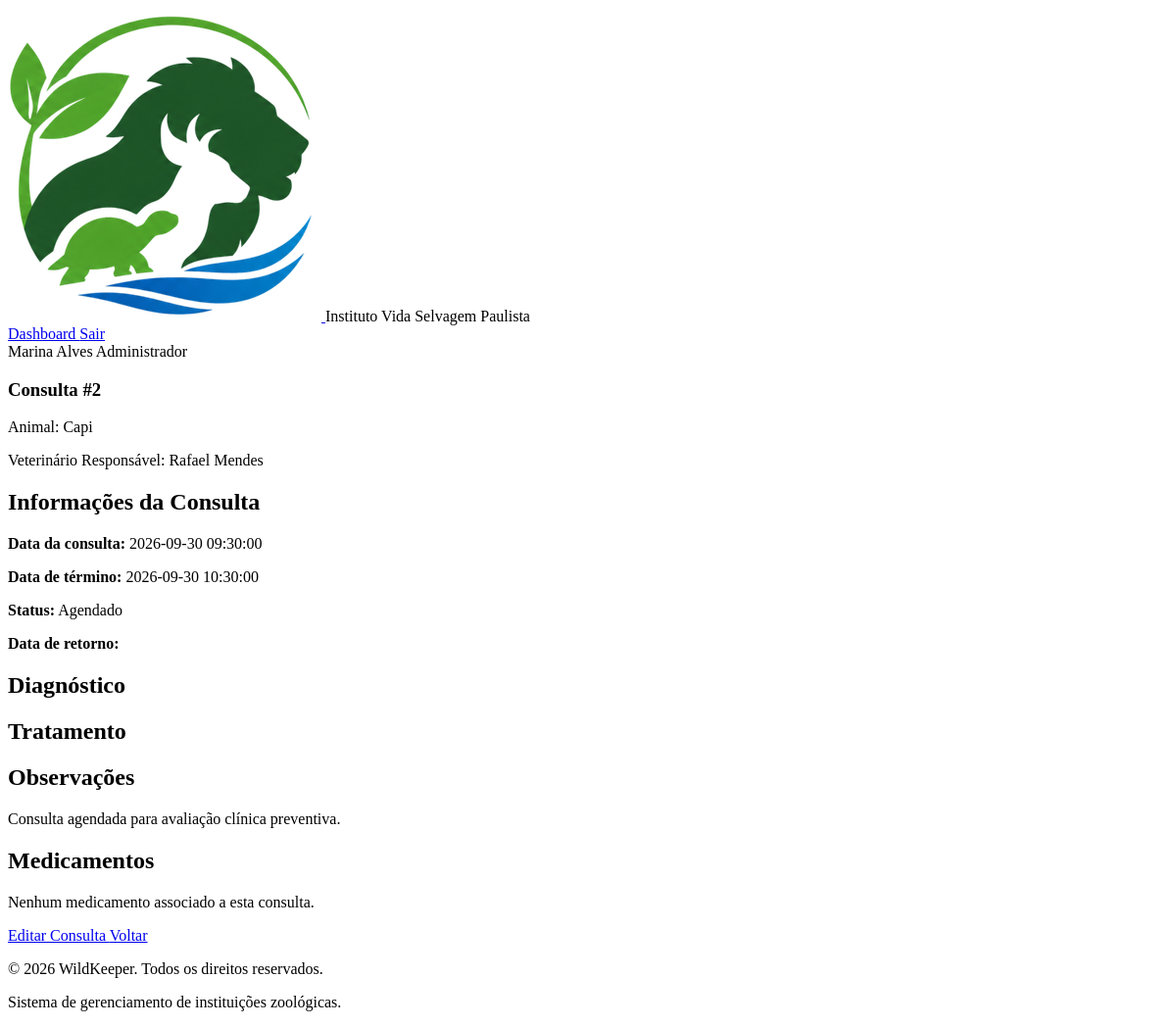
The page /src/consultas/mostrar_consulta.php?id=2 (signed in) on the database as committed earlier.
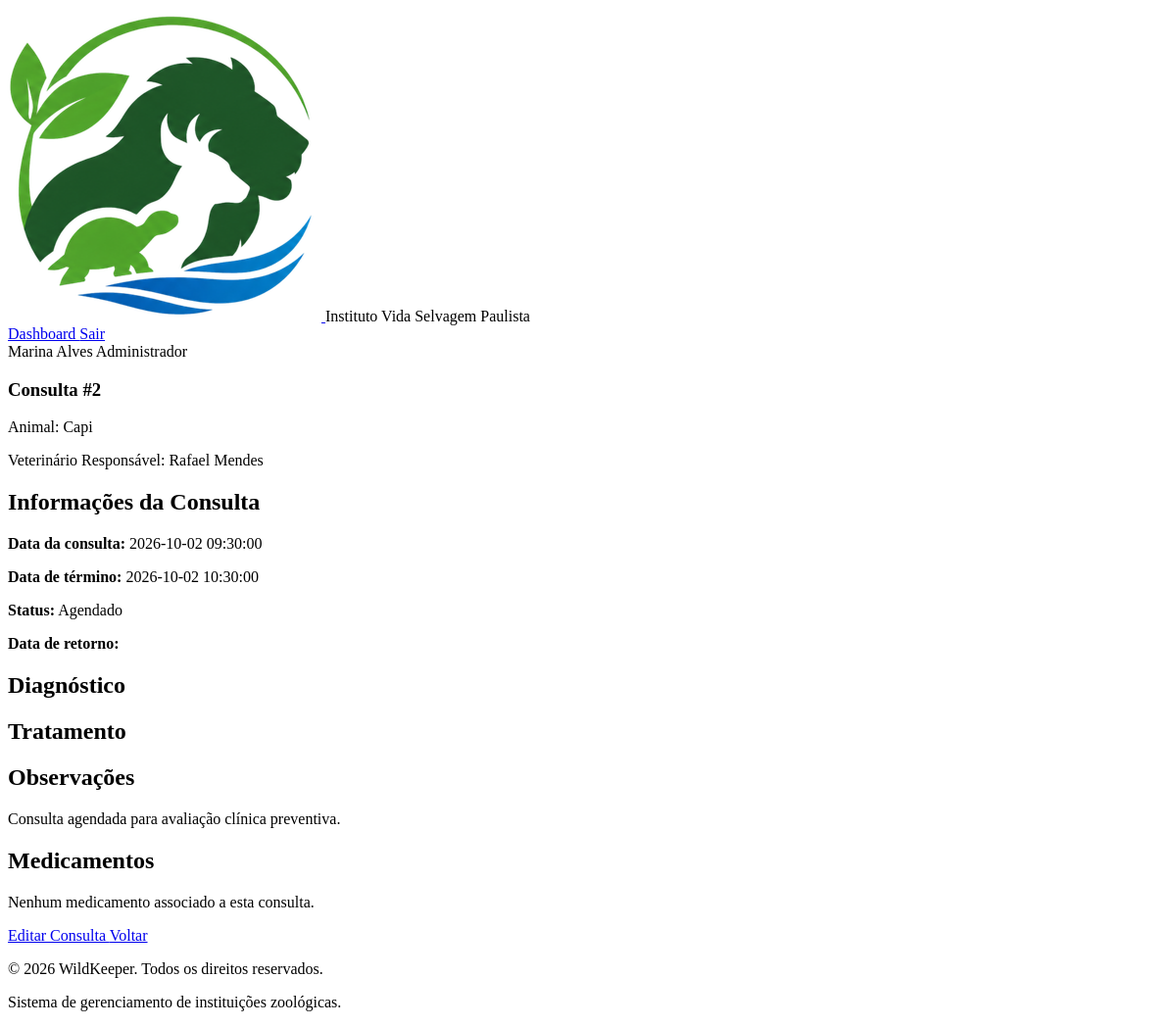
The same page on the database as committed later.
### tables this page shows
CREATE TABLE
    IF NOT EXISTS consultas (
        id INT PRIMARY KEY AUTO_INCREMENT,
        evento_id INT NOT NULL,
        diagnostico TEXT DEFAULT NULL,
        tratamento TEXT DEFAULT NULL,
        observacoes TEXT DEFAULT NULL,
        data_retorno DATE DEFAULT NULL,
        FOREIGN KEY (evento_id) REFERENCES eventos (id),
        created_at TIMESTAMP DEFAULT CURRENT_TIMESTAMP,
        updated_at TIMESTAMP DEFAULT CURRENT_TIMESTAMP ON UPDATE CURRENT_TIMESTAMP
    );

CREATE TABLE
    IF NOT EXISTS eventos (
        id INT PRIMARY KEY AUTO_INCREMENT,
        titulo VARCHAR(255) NOT NULL,
        descricao TEXT,
        tipo ENUM (
            'Consulta',
            'Vacinação',
            'Alimentação',
            'Manutenção',
            'Transferência',
            'Outro'
        ),
        data_inicio DATETIME NOT NULL,
        data_fim DATETIME NOT NULL,
        animal_id INT DEFAULT NULL,
        habitat_id INT DEFAULT NULL,
        funcionario_id INT NOT NULL,
        status ENUM (
            'Agendado',
            'Em andamento',
            'Concluído',
            'Cancelado'
        ) DEFAULT 'Agendado',
        instituicao_id INT NOT NULL,
        FOREIGN KEY (animal_id) REFERENCES animais (id),
        FOREIGN KEY (habitat_id) REFERENCES habitats (id),
        FOREIGN KEY (funcionario_id) REFERENCES users (id),
        FOREIGN KEY (instituicao_id) REFERENCES instituicoes (id),
        created_at TIMESTAMP DEFAULT CURRENT_TIMESTAMP,
        updated_at TIMESTAMP DEFAULT CURRENT_TIMESTAMP ON UPDATE CURRENT_TIMESTAMP
    );

CREATE TABLE
    IF NOT EXISTS animais (
        id INT PRIMARY KEY AUTO_INCREMENT,
        nome VARCHAR(100) NOT NULL,
        sexo ENUM ('Masculino', 'Feminino', 'Indeterminado'),
        data_nascimento DATE DEFAULT NULL,
        data_chegada DATE DEFAULT NULL,
        peso DECIMAL(10, 3) NOT NULL,  
        altura DECIMAL(10, 3) NOT NULL,  
        microchip VARCHAR(20) NOT NULL UNIQUE,
        observacoes TEXT,
        especie_id INT NOT NULL,
        habitat_id INT NOT NULL,
        status_id INT NOT NULL,
        saude_status_id INT NOT NULL,
        instituicao_id INT NOT NULL,
        FOREIGN KEY (especie_id) REFERENCES especies (id),
        FOREIGN KEY (habitat_id) REFERENCES habitats (id),
        FOREIGN KEY (status_id) REFERENCES status_animais (id),
        FOREIGN KEY (saude_status_id) REFERENCES saude_status (id),
        FOREIGN KEY (instituicao_id) REFERENCES instituicoes (id),
        created_at TIMESTAMP DEFAULT CURRENT_TIMESTAMP,
        updated_at TIMESTAMP DEFAULT CURRENT_TIMESTAMP ON UPDATE CURRENT_TIMESTAMP
    );

CREATE TABLE
    IF NOT EXISTS users (
        id INT PRIMARY KEY AUTO_INCREMENT,
        nome VARCHAR(100) NOT NULL,
        cpf VARCHAR(14) NOT NULL UNIQUE,
        data_nascimento DATE NOT NULL,
        genero ENUM (
            'Masculino',
            'Feminino',
            'Não-binário',
            'Outro',
            'Prefiro não informar'
        ) NOT NULL,
        telefone VARCHAR(20) NOT NULL UNIQUE,
        email VARCHAR(100) NOT NULL UNIQUE,
        senha_hash VARCHAR(255) NOT NULL,
        cargo_id INT NOT NULL,
        status ENUM ('Ativo', 'Férias', 'Afastado', 'Desligado') DEFAULT 'Ativo',
        instituicao_id INT NOT NULL,
        FOREIGN KEY (cargo_id) REFERENCES cargos (id),
        FOREIGN KEY (instituicao_id) REFERENCES instituicoes (id),
        created_at TIMESTAMP DEFAULT CURRENT_TIMESTAMP,
        updated_at TIMESTAMP DEFAULT CURRENT_TIMESTAMP ON UPDATE CURRENT_TIMESTAMP
    );

### src/consultas/mostrar_consulta.php (the view, shortened to what the changed rows need)
<?php
include "../includes/funcoes.php";
$consultaId = trim($_GET['id'] ?? '');
$sql = "SELECT
    consultas.id,
    consultas.evento_id,
    consultas.diagnostico,
    consultas.tratamento,
    consultas.observacoes,
    consultas.data_retorno,
    eventos.titulo,
    eventos.data_inicio,
    eventos.data_fim,
    eventos.status AS evento_status,
    animais.id AS animal_id,
    animais.nome AS animal_nome,
    users.id AS funcionario_id,
    users.nome AS funcionario_nome
FROM consultas
INNER JOIN eventos ON consultas.evento_id = eventos.id
INNER JOIN animais ON eventos.animal_id = animais.id
INNER JOIN users ON eventos.funcionario_id = users.id
WHERE consultas.id = ?
AND eventos.instituicao_id = ?
AND eventos.tipo = 'Consulta'";
$stmt = $conexao->prepare($sql);
$stmt->bind_param("ii", $consultaId, $_SESSION['instituicao_id']);
$stmt->execute();
$result = $stmt->get_result();
$consulta = $result->fetch_assoc();
?>
<!DOCTYPE html>
<html lang="pt-br">
<head>
</head>
<body>
    <main>
        <section>
            <article>
                <div>
                    <h1>Consulta #<?= htmlspecialchars($consulta['id']) ?></h1>
                    <p>
                        Animal:
                        <?= htmlspecialchars($consulta['animal_nome']) ?>
                    </p>
                    <p>
                        Veterinário Responsável:
                        <?= htmlspecialchars($consulta['funcionario_nome']) ?>
                    </p>
                </div>
            </article>
            <article>
                <h2>Informações da Consulta</h2>
                <p>
                    <strong>Data da consulta:</strong>
                    <?= htmlspecialchars($consulta['data_inicio']) ?>
                </p>
                <p>
                    <strong>Data de término:</strong>
                    <?= htmlspecialchars($consulta['data_fim'] ?? '') ?>
                </p>
                <p>
                    <strong>Status:</strong>
                    <?= htmlspecialchars($consulta['evento_status']) ?>
                </p>
                <p>
                    <strong>Data de retorno:</strong>
                </p>
            </article>
            <article>
                <h2>Diagnóstico</h2>
            </article>
            <article>
                <h2>Tratamento</h2>
            </article>
            <article>
                <h2>Observações</h2>
                <?php if (!empty($consulta['observacoes'])): ?>
                    <p>
                        <?= nl2br(htmlspecialchars($consulta['observacoes'])) ?>
                    </p>
                <?php else: ?>
                    <p>Nenhuma observação registrada.</p>
                <?php endif; ?>
            </article>
            <article>
                <h2>Medicamentos</h2>
            </article>
        </section>
    </main>
</body>
</html>

Rows that differ between the two databases and show on the page:
changed through a linked row, consultas "Consulta agendada para avaliação clínica preventiva.": evento.data_inicio "2026-09-30 09:30:00" → "2026-10-02 09:30:00"; evento.data_fim "2026-09-30 10:30:00" → "2026-10-02 10:30:00"
